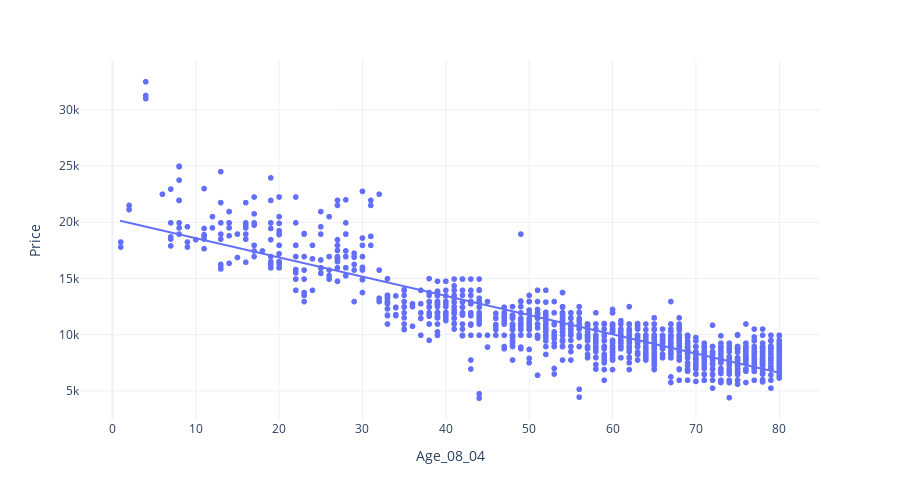

This figure's notebook cell:
### Code cell
fig = px.scatter(TDF, 
                 x="Age_08_04", 
                 y="Price", 
                 height=500,
                 trendline='ols',
                 template='plotly_white')
fig.show()

# showing negatively correlated

### Figure 1 — Plotly figure (JSON) as saved in the notebook; plotly's stock layout.template omitted (floating-point values rounded to 4 significant figures; data arrays with more than 128 entries replaced by an {"elided": "..."} marker saying what was removed)
{"data": [{"hovertemplate": "Age_08_04=%{x}<br>Price=%{y}<extra></extra>", "legendgroup": "", "marker": {"color": "#636efa", "symbol": "circle"}, "mode": "markers", "name": "", "showlegend": false, "type": "scattergl", "x": {"elided": "1436 int values"}, "xaxis": "x", "y": {"elided": "1436 int values"}, "yaxis": "y"}, {"hovertemplate": "<b>OLS trendline</b><br>Price = -170.934 * Age_08_04 + 20294.1<br>R<sup>2</sup>=0.768411<br><br>Age_08_04=%{x}<br>Price=%{y} <b>(trend)</b><extra></extra>", "legendgroup": "", "marker": {"color": "#636efa", "symbol": "circle"}, "mode": "lines", "name": "", "showlegend": false, "type": "scattergl", "x": {"elided": "1436 int values"}, "xaxis": "x", "y": {"elided": "1436 float values"}, "yaxis": "y"}], "layout": {"height": 500, "legend": {"tracegroupgap": 0}, "margin": {"t": 60}, "xaxis": {"anchor": "y", "domain": [0, 1], "title": {"text": "Age_08_04"}}, "yaxis": {"anchor": "x", "domain": [0, 1], "title": {"text": "Price"}}}}
